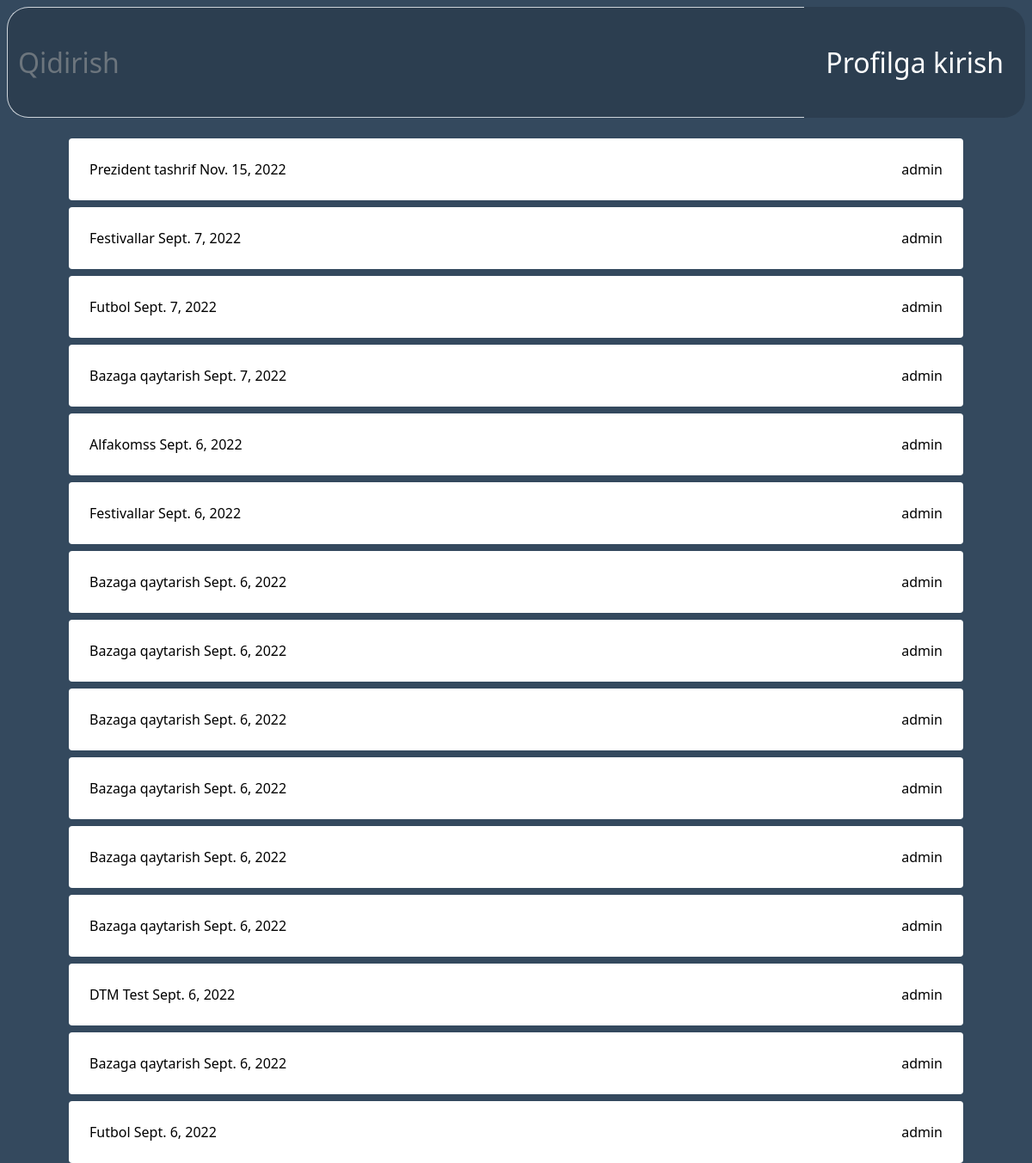
Before: /events/ (signed in) with the older database file.
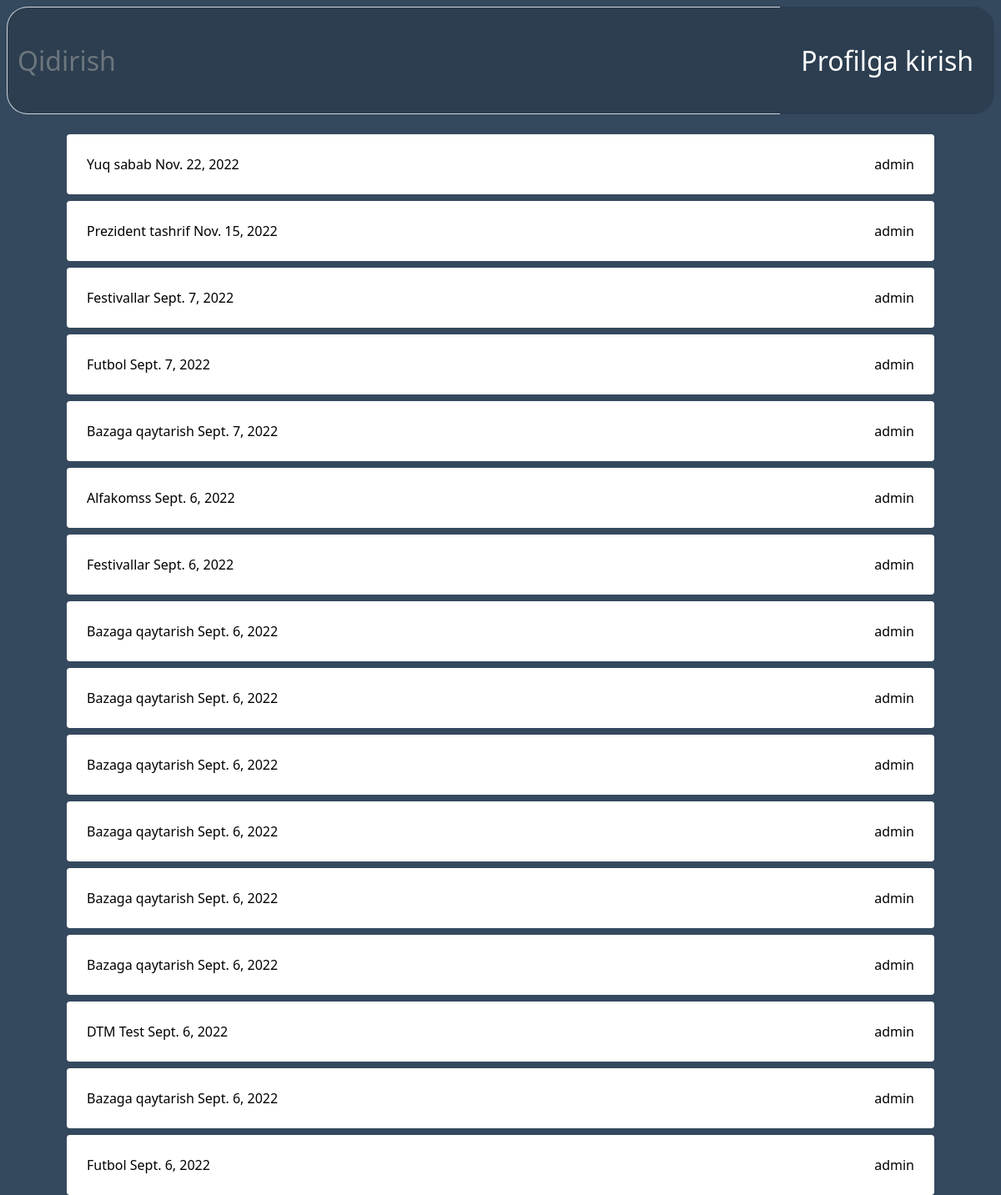
After: the same page with the newer database file.
### apps/models.py (models this page shows, shortened)
class TadbirModel(models.Model):
    nametadbir = models.CharField(max_length=100)
    authuser = models.ForeignKey('auth.user', on_delete=models.CASCADE)
    pub_date = models.DateTimeField(auto_now_add=True)
    closeEvent = models.BooleanField(default=False)  # ombordami yuqmi

### apps/views.py (the view)
# urls.py: path('events/', TadbirViews.as_view(), name='events'),
class TadbirViews(ListView):
    model = TadbirModel
    template_name = 'events.html'

### templates/events.html (shortened to what this page needs)
    {% extends 'base.html' %}
    {% block content %}
    <div class="d-flex flex-column-reverse">
          {% for post in object_list %}
          <div class="searchid mt-2 p-4 bg-white rounded" style="margin-left: 5rem;margin-right: 5rem;" >
          <a href="{%url 'events'%}{{post.id}}" class="text-black "> {{ post.nametadbir }}  {{ post.pub_date | date}}
            <span style="float: right;">{{ post.authuser }}</span>
          </a>
          </div>
      {% endfor %}
    </div>
{% endblock content %}

### templates/base.html (shortened to what this page needs)
{%if request.user.is_authenticated%}
{% load static %}
<!doctype html>
<html lang="en">
  <head>
    <link href="{%static '/css/bootstrap.min.css'%}" rel="stylesheet">
    <link href="{%static '/css/base.css'%}" rel="stylesheet">
  </head>
  <body>
        {%if request.get_full_path != "/main/" and request.get_full_path != "/add/"%}
        <nav class="sticky-top">
          <div class="input-group mb-3">
           <input type="text" class="form-control bg-darks" placeholder="Qidirish" name="sabab" autofocus autocapitalize="none" autocomplete="browser" onkeyup="myFunction()" maxlength="150" id="sabab" style="margin-right: 0px;border-right-width: 0px;">
            <button class="btn text-white p-4 bg-darks" type="button" data-bs-toggle="offcanvas" data-bs-target="#demo" >Profilga kirish</button>
          </div>
        </nav>
{%endif%}
    {% block content %}
    {% endblock content %}
  </body>
</html>
{%endif%}

### static/css/base.css (style rules this page uses)
body { background-color: #34495E; }
.bg-darks { background-color: #2C3E50; border-radius: 25px; height: 129px; margin-left: 0.5rem; margin-right: 0.5rem; margin-top: 0.5rem; font-size: 32px; color: #fff; }
a { color:#fff; text-decoration: none; }

Changed rows visible on the page:
added TadbirModel: nametadbir "Yuq sabab", pub_date "Nov. 22, 2022", authuser "admin"
